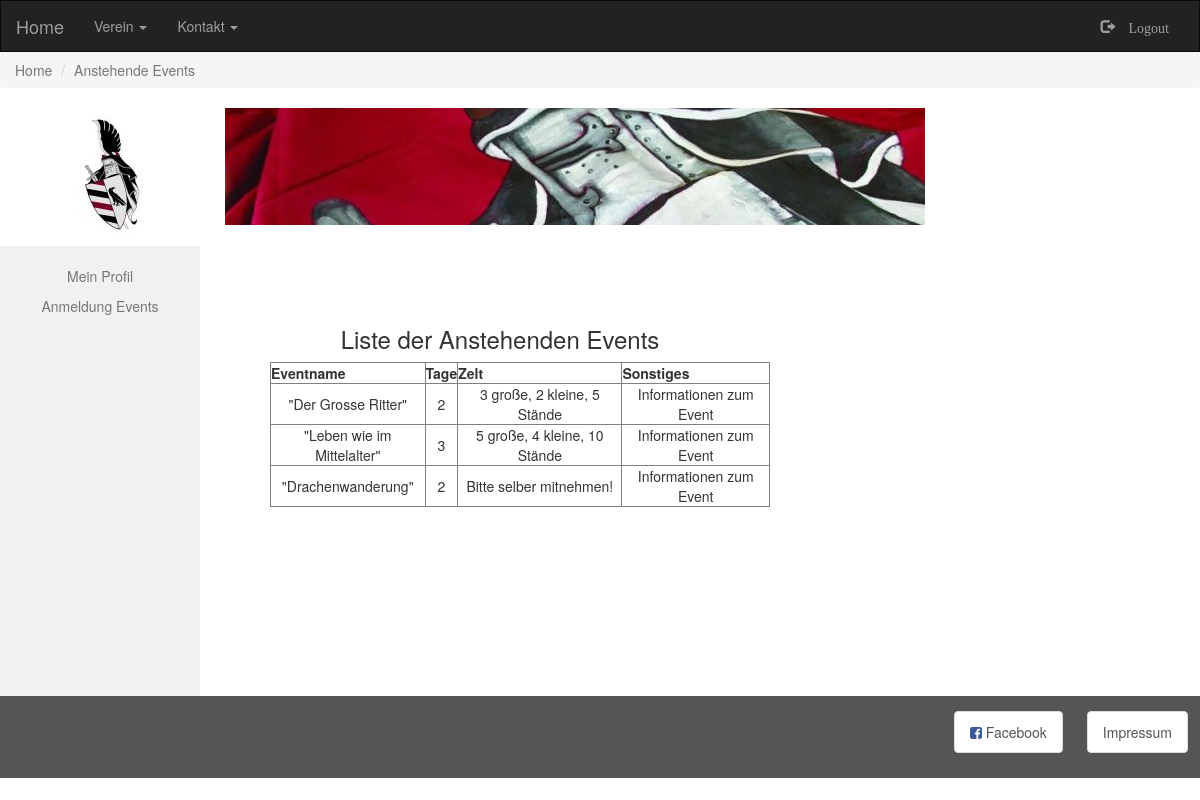
/eventliste.php, run on the app's committed database.
### tables this page shows
CREATE TABLE `events` (
  `eventid` int(10) UNSIGNED NOT NULL,
  `eventname` varchar(50) NOT NULL,
  `email` varchar(30) NOT NULL,
  `tage` int(10) UNSIGNED NOT NULL,
  `zelt` varchar(100) NOT NULL,
  `car` varchar(10) NOT NULL,
  `carseats` int(10) UNSIGNED NOT NULL,
  `besucherid` int(10) UNSIGNED NOT NULL,
  `besuchername` varchar(100) NOT NULL,
  `sonstiges` varchar(100) NOT NULL
);

### eventliste.php (the view, shortened to what this page needs)
<?php
include('php'.DIRECTORY_SEPARATOR.'nav_logout.php'); ?>
<ol class="breadcrumb">
    <li class="active">Home</li>
    <li><a href="#">Anstehende Events</a></li>
</ol>
<?php
include('php'.DIRECTORY_SEPARATOR.'header.php')
?>
<div class="container-fluid text-center">
    <div class="row content">
        <div class="col-xs-2 sidenav">
            <p><a href="profile.php" id="navlink">Mein Profil</a></p>
            <p><a href="events.php" id="navlink">Anmeldung Events</a></p>
        </div>
        <div class="col-xs-6 text-left">
            <br>
            <br>
            <br>
            <?php
            include(__DIR__.'/database/dbNewConnection.php');
            $query = "SELECT eventname, tage, zelt, sonstiges
          FROM events;";
            $results = mysqli_query($connection, $query) or die('Abfrage konnte nicht verarbeitet werden');
            ?>
            <!DOCTYPE html>
            <html lang="de">
            <head>
            </head>
            <body>
            <section>
                <div class="container-fluid text-center">
                    <h3>Liste der Anstehenden Events</h3>
                    <ul>
                        <?php
                        $db_link = mysqli_connect('127.0.0.1', 'root','','rabenbund');
                        $db_erg = mysqli_query( $db_link, $query );
                        echo '<table border="1">';
                        if($results->num_rows>0) {
                            echo "<table border><tr><th>Eventname   </th><th>Tage   </th><th>Zelt   </th><th>Sonstiges   </th></tr>";
                            while ($zeile = mysqli_fetch_array($db_erg, 1)) {
                                echo "<tr>";
                                echo "<td>" . $zeile['eventname'] . "</td>";
                                echo "<td>" . $zeile['tage'] . "</td>";
                                echo "<td>" . $zeile['zelt'] . "</td>";
                                echo "<td>" . $zeile['sonstiges'] . "</td>";
                                echo "</tr>";
                            }
                            echo "</table>";
                        }else{
                            echo "0 results";
                        }
                        ?>
                    </ul>
                </div>
            </section>
            </body>
            </html>
        </div>
    </div>
</div>
<?php
include('php'.DIRECTORY_SEPARATOR.'footer.php')
?>

### php/nav_logout.php (shortened to what this page needs)
<!DOCTYPE html>
<html lang="de">
<head>
    <link rel="stylesheet" href="css/bootstrap.min.css">
    <link rel="stylesheet" href="https://maxcdn.bootstrapcdn.com/font-awesome/4.6.3/css/font-awesome.min.css">
    <link rel="stylesheet" href="https://cdnjs.cloudflare.com/ajax/libs/font-awesome/4.7.0/css/font-awesome.min.css">
    <link rel="stylesheet" href="css/main.css">
</head>
<nav class="navbar navbar-inverse">
    <div class="container-fluid">
        <div class="navbar-header">
            <a class="navbar-brand" href="./Startseite.php">Home</a>
        </div>
        <div class="collapse navbar-collapse navbar-ex1-collapse">
            <ul class="nav navbar-nav">
                <li class="menu-item dropdown"><a href="#" class="dropdown-toggle" data-toggle="dropdown">Verein
                        <b class="caret"></b></a>
                </li>
                <li class="menu-item dropdown"><a href="#" class="dropdown-toggle" data-toggle="dropdown">Kontakt
                        <b class="caret"></b></a>
                </li>
            </ul>
            <ul class="nav navbar-nav navbar-right">
                <li><a href="#"><span class="glyphicon glyphicon-log-out" data-toggle="modal"
                                      data-target="#login-modal">  Logout</span></a></li>
                </div>
        </div>
</nav>

### php/header.php (shortened to what this page needs)
<!DOCTYPE html>
<html lang="de">
<head>
    <link rel="stylesheet" href="css/bootstrap.min.css">
    <link rel="stylesheet" href="https://maxcdn.bootstrapcdn.com/font-awesome/4.6.3/css/font-awesome.min.css">
    <link rel="stylesheet" href="https://cdnjs.cloudflare.com/ajax/libs/font-awesome/4.7.0/css/font-awesome.min.css">
    <link rel="stylesheet" href="css/main.css">
</head>
<body>
<div id="container">
    <div class="container-fluid">
        <div id="logo" class="col-xs-2 text-center">
            <img class=logoImg src="img\logo.jpg" alt="Logo">
        </div>
        <div id="header1" class="col-xs-6 text-center">
            <img class=headerImg src="img\header.jpg" alt="Header">
        </div>
    </div>
</div>

### php/footer.php (shortened to what this page needs)
<footer class="container-fluid">
    <div class="row">
        <p class="imprint">
            <a href="./impressum.php" class="list-group-item facebook-like" role="button">Impressum</a>
        </p>
        <p class="facebook">
            <a target="_blank" href="https://www.facebook.com/rabenbundzulandeck" class="list-group-item facebook-like">
                <i class="fa fa-facebook-square"></i> Facebook</a>
    </div>
</footer>
</body>
</html>

### css/main.css (style rules this page uses)
.navbar { margin-bottom: 0; border-radius: 0; }
.row.content { height: 450px; }
.sidenav { padding-top: 20px; background-color: #f1f1f1; height: 100%; }
footer { background-color: #555; color: white; padding: 15px; }
footer .row::after { content: ""; display: block; clear: both; }
.facebook, .imprint, .faq { float: right; padding-right: 1%; padding-left: 1%; }
a { color: #777; }
a.facebook-like i,.facebook-like h4.list-group-item-heading { color:#3b5998; }

### data on the page
events: eventname "\"Der Grosse Ritter\"", tage "2", zelt "3 große, 2 kleine, 5 Stände", sonstiges "Informationen zum Event"
events: eventname "\"Leben wie im Mittelalter\"", tage "3", zelt "5 große, 4 kleine, 10 Stände", sonstiges "Informationen zum Event"
events: eventname "\"Drachenwanderung\"", tage "2", zelt "Bitte selber mitnehmen!", sonstiges "Informationen zum Event"
